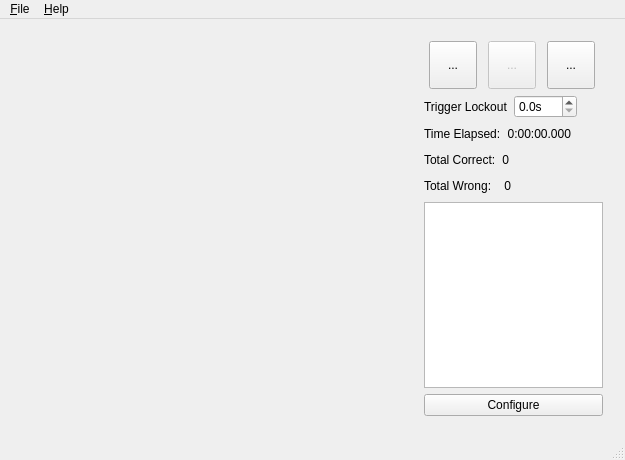
<?xml version="1.0" encoding="UTF-8"?>
<ui version="4.0">
 <class>MainWindow</class>
 <widget class="QMainWindow" name="MainWindow">
  <property name="geometry">
   <rect>
    <x>0</x>
    <y>0</y>
    <width>625</width>
    <height>460</height>
   </rect>
  </property>
  <property name="windowTitle">
   <string>UDP Behavioral Interface</string>
  </property>
  <widget class="QWidget" name="centralWidget">
   <layout class="QHBoxLayout" name="horizontalLayout_14">
    <item>
     <layout class="QHBoxLayout" name="horizontalLayout_8">
      <property name="spacing">
       <number>0</number>
      </property>
      <item>
       <widget class="QWidget" name="mazeFrameWidget" native="true">
        <property name="sizePolicy">
         <sizepolicy hsizetype="Preferred" vsizetype="Preferred">
          <horstretch>2</horstretch>
          <verstretch>1</verstretch>
         </sizepolicy>
        </property>
       </widget>
      </item>
      <item>
       <widget class="QWidget" name="dataWidget" native="true">
        <property name="sizePolicy">
         <sizepolicy hsizetype="Expanding" vsizetype="Expanding">
          <horstretch>1</horstretch>
          <verstretch>1</verstretch>
         </sizepolicy>
        </property>
        <property name="styleSheet">
         <string notr="true"/>
        </property>
        <layout class="QVBoxLayout" name="verticalLayout_2">
         <item>
          <layout class="QHBoxLayout" name="horizontalLayout_2">
           <item>
            <widget class="QToolButton" name="buttonPlay">
             <property name="minimumSize">
              <size>
               <width>48</width>
               <height>48</height>
              </size>
             </property>
             <property name="text">
              <string>...</string>
             </property>
             <property name="icon">
              <iconset resource="InterfaceIcons.qrc">
               <normaloff>:/icons/images/play_button.svg</normaloff>:/icons/images/play_button.svg</iconset>
             </property>
             <property name="iconSize">
              <size>
               <width>64</width>
               <height>64</height>
              </size>
             </property>
             <property name="checkable">
              <bool>true</bool>
             </property>
            </widget>
           </item>
           <item>
            <widget class="QToolButton" name="buttonPause">
             <property name="enabled">
              <bool>false</bool>
             </property>
             <property name="minimumSize">
              <size>
               <width>48</width>
               <height>48</height>
              </size>
             </property>
             <property name="text">
              <string>...</string>
             </property>
             <property name="icon">
              <iconset resource="InterfaceIcons.qrc">
               <normaloff>:/icons/images/pause_button.svg</normaloff>:/icons/images/pause_button.svg</iconset>
             </property>
             <property name="iconSize">
              <size>
               <width>64</width>
               <height>64</height>
              </size>
             </property>
            </widget>
           </item>
           <item>
            <widget class="QToolButton" name="buttonReset">
             <property name="enabled">
              <bool>true</bool>
             </property>
             <property name="minimumSize">
              <size>
               <width>48</width>
               <height>48</height>
              </size>
             </property>
             <property name="text">
              <string>...</string>
             </property>
             <property name="icon">
              <iconset resource="InterfaceIcons.qrc">
               <normaloff>:/icons/images/reset_button.svg</normaloff>:/icons/images/reset_button.svg</iconset>
             </property>
             <property name="iconSize">
              <size>
               <width>64</width>
               <height>64</height>
              </size>
             </property>
            </widget>
           </item>
          </layout>
         </item>
         <item>
          <layout class="QHBoxLayout" name="horizontalLayout_9">
           <item>
            <widget class="QLabel" name="label_4">
             <property name="text">
              <string>Trigger Lockout</string>
             </property>
            </widget>
           </item>
           <item>
            <widget class="QDoubleSpinBox" name="dSpinTriggerLockout">
             <property name="suffix">
              <string>s</string>
             </property>
             <property name="decimals">
              <number>1</number>
             </property>
            </widget>
           </item>
           <item>
            <spacer name="horizontalSpacer_6">
             <property name="orientation">
              <enum>Qt::Horizontal</enum>
             </property>
             <property name="sizeHint" stdset="0">
              <size>
               <width>40</width>
               <height>20</height>
              </size>
             </property>
            </spacer>
           </item>
          </layout>
         </item>
         <item>
          <layout class="QHBoxLayout" name="horizontalLayout_11">
           <item>
            <widget class="QLabel" name="label_6">
             <property name="text">
              <string>Time Elapsed:</string>
             </property>
            </widget>
           </item>
           <item>
            <widget class="QLabel" name="labelTimeElapsed">
             <property name="text">
              <string>0:00:00.000</string>
             </property>
             <property name="alignment">
              <set>Qt::AlignRight|Qt::AlignTrailing|Qt::AlignVCenter</set>
             </property>
            </widget>
           </item>
           <item>
            <spacer name="horizontalSpacer_8">
             <property name="orientation">
              <enum>Qt::Horizontal</enum>
             </property>
             <property name="sizeHint" stdset="0">
              <size>
               <width>40</width>
               <height>20</height>
              </size>
             </property>
            </spacer>
           </item>
          </layout>
         </item>
         <item>
          <layout class="QHBoxLayout" name="horizontalLayout_12">
           <item>
            <widget class="QLabel" name="label_9">
             <property name="text">
              <string>Total Correct:</string>
             </property>
            </widget>
           </item>
           <item>
            <widget class="QLabel" name="labelTotalCorrect">
             <property name="text">
              <string>0</string>
             </property>
             <property name="alignment">
              <set>Qt::AlignRight|Qt::AlignTrailing|Qt::AlignVCenter</set>
             </property>
            </widget>
           </item>
           <item>
            <spacer name="horizontalSpacer_9">
             <property name="orientation">
              <enum>Qt::Horizontal</enum>
             </property>
             <property name="sizeHint" stdset="0">
              <size>
               <width>40</width>
               <height>20</height>
              </size>
             </property>
            </spacer>
           </item>
          </layout>
         </item>
         <item>
          <layout class="QHBoxLayout" name="horizontalLayout_13">
           <item>
            <widget class="QLabel" name="label_10">
             <property name="text">
              <string>Total Wrong:  </string>
             </property>
            </widget>
           </item>
           <item>
            <widget class="QLabel" name="labelTotalWrong">
             <property name="text">
              <string>0</string>
             </property>
             <property name="alignment">
              <set>Qt::AlignRight|Qt::AlignTrailing|Qt::AlignVCenter</set>
             </property>
            </widget>
           </item>
           <item>
            <spacer name="horizontalSpacer_10">
             <property name="orientation">
              <enum>Qt::Horizontal</enum>
             </property>
             <property name="sizeHint" stdset="0">
              <size>
               <width>40</width>
               <height>20</height>
              </size>
             </property>
            </spacer>
           </item>
          </layout>
         </item>
         <item>
          <widget class="QTableWidget" name="tableWidget_2"/>
         </item>
         <item>
          <widget class="QPushButton" name="configureButton">
           <property name="text">
            <string>Configure</string>
           </property>
          </widget>
         </item>
        </layout>
       </widget>
      </item>
     </layout>
    </item>
   </layout>
  </widget>
  <widget class="QMenuBar" name="menuBar">
   <property name="geometry">
    <rect>
     <x>0</x>
     <y>0</y>
     <width>625</width>
     <height>22</height>
    </rect>
   </property>
   <widget class="QMenu" name="menuRat_Trainer">
    <property name="title">
     <string>&amp;File</string>
    </property>
    <widget class="QMenu" name="menu_Load_Module">
     <property name="title">
      <string>&amp;Load Module</string>
     </property>
     <addaction name="actionU_Maze"/>
     <addaction name="actionW_Maze"/>
    </widget>
    <addaction name="menu_Load_Module"/>
    <addaction name="action_Check_Networking"/>
    <addaction name="action_Save"/>
    <addaction name="actionConfigure"/>
    <addaction name="separator"/>
    <addaction name="action_Quit"/>
   </widget>
   <widget class="QMenu" name="menu_Help">
    <property name="title">
     <string>&amp;Help</string>
    </property>
    <addaction name="action_About"/>
   </widget>
   <addaction name="menuRat_Trainer"/>
   <addaction name="menu_Help"/>
  </widget>
  <widget class="QStatusBar" name="statusBar"/>
  <action name="action_Check_Networking">
   <property name="enabled">
    <bool>false</bool>
   </property>
   <property name="text">
    <string>&amp;Check Networking</string>
   </property>
  </action>
  <action name="action_Reset_Control">
   <property name="enabled">
    <bool>false</bool>
   </property>
   <property name="text">
    <string>&amp;Reset Control</string>
   </property>
  </action>
  <action name="action_Start_Control">
   <property name="text">
    <string>&amp;Start Control</string>
   </property>
  </action>
  <action name="action_Pause_Control">
   <property name="enabled">
    <bool>false</bool>
   </property>
   <property name="text">
    <string>&amp;Pause Control</string>
   </property>
  </action>
  <action name="action_Save">
   <property name="enabled">
    <bool>false</bool>
   </property>
   <property name="text">
    <string>&amp;Save Behavior</string>
   </property>
  </action>
  <action name="action_Quit">
   <property name="text">
    <string>&amp;Quit</string>
   </property>
   <property name="shortcut">
    <string>Ctrl+Q</string>
   </property>
  </action>
  <action name="action_About">
   <property name="text">
    <string>&amp;About</string>
   </property>
  </action>
  <action name="actionStop_Control">
   <property name="enabled">
    <bool>false</bool>
   </property>
   <property name="text">
    <string>Stop Control</string>
   </property>
  </action>
  <action name="actionConfigure">
   <property name="text">
    <string>&amp;Preferences</string>
   </property>
  </action>
  <action name="actionU_Maze">
   <property name="text">
    <string>U-Maze</string>
   </property>
  </action>
  <action name="actionW_Maze">
   <property name="text">
    <string>W-Maze</string>
   </property>
  </action>
 </widget>
 <layoutdefault spacing="6" margin="11"/>
 <resources>
  <include location="InterfaceIcons.qrc"/>
 </resources>
 <connections>
  <connection>
   <sender>action_Quit</sender>
   <signal>triggered()</signal>
   <receiver>MainWindow</receiver>
   <slot>close()</slot>
   <hints>
    <hint type="sourcelabel">
     <x>-1</x>
     <y>-1</y>
    </hint>
    <hint type="destinationlabel">
     <x>3</x>
     <y>81</y>
    </hint>
   </hints>
  </connection>
  <connection>
   <sender>actionConfigure</sender>
   <signal>triggered()</signal>
   <receiver>configureButton</receiver>
   <slot>click()</slot>
   <hints>
    <hint type="sourcelabel">
     <x>-1</x>
     <y>-1</y>
    </hint>
    <hint type="destinationlabel">
     <x>509</x>
     <y>339</y>
    </hint>
   </hints>
  </connection>
 </connections>
</ui>
